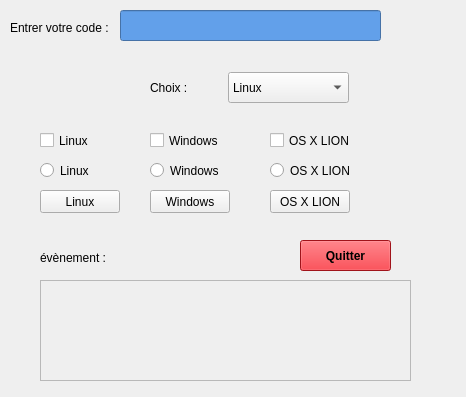
<?xml version="1.0" encoding="UTF-8"?>
<ui version="4.0">
 <class>Widget</class>
 <widget class="QWidget" name="Widget">
  <property name="geometry">
   <rect>
    <x>0</x>
    <y>0</y>
    <width>466</width>
    <height>397</height>
   </rect>
  </property>
  <property name="windowTitle">
   <string>Widget</string>
  </property>
  <widget class="QRadioButton" name="radioButtonOS">
   <property name="geometry">
    <rect>
     <x>270</x>
     <y>160</y>
     <width>100</width>
     <height>21</height>
    </rect>
   </property>
   <property name="text">
    <string>OS X LION</string>
   </property>
  </widget>
  <widget class="QPushButton" name="pushButtonLinux">
   <property name="geometry">
    <rect>
     <x>40</x>
     <y>190</y>
     <width>80</width>
     <height>23</height>
    </rect>
   </property>
   <property name="text">
    <string>Linux</string>
   </property>
  </widget>
  <widget class="QScrollArea" name="scrollArea">
   <property name="geometry">
    <rect>
     <x>40</x>
     <y>280</y>
     <width>371</width>
     <height>101</height>
    </rect>
   </property>
   <property name="styleSheet">
    <string notr="true">background-color: qconicalgradient(cx:0.5, cy:0.5, angle:0, stop:0 rgba(35, 40, 3, 255), stop:0.16 rgba(136, 106, 22, 255), stop:0.225 rgba(166, 140, 41, 255), stop:0.285 rgba(204, 181, 74, 255), stop:0.345 rgba(235, 219, 102, 255), stop:0.415 rgba(245, 236, 112, 255), stop:0.52 rgba(209, 190, 76, 255), stop:0.57 rgba(187, 156, 51, 255), stop:0.635 rgba(168, 142, 42, 255), stop:0.695 rgba(202, 174, 68, 255), stop:0.75 rgba(218, 202, 86, 255), stop:0.815 rgba(208, 187, 73, 255), stop:0.88 rgba(187, 156, 51, 255), stop:0.935 rgba(137, 108, 26, 255), stop:1 rgba(35, 40, 3, 255));</string>
   </property>
   <property name="widgetResizable">
    <bool>true</bool>
   </property>
   <widget class="QWidget" name="scrollAreaWidgetContents">
    <property name="geometry">
     <rect>
      <x>0</x>
      <y>0</y>
      <width>369</width>
      <height>99</height>
     </rect>
    </property>
   </widget>
  </widget>
  <widget class="QLabel" name="label_3">
   <property name="geometry">
    <rect>
     <x>40</x>
     <y>250</y>
     <width>71</width>
     <height>16</height>
    </rect>
   </property>
   <property name="text">
    <string>évènement :</string>
   </property>
  </widget>
  <widget class="QLineEdit" name="lineEdit">
   <property name="geometry">
    <rect>
     <x>120</x>
     <y>10</y>
     <width>261</width>
     <height>31</height>
    </rect>
   </property>
   <property name="styleSheet">
    <string notr="true">background-color: rgb(98, 160, 234);</string>
   </property>
  </widget>
  <widget class="QLabel" name="label">
   <property name="geometry">
    <rect>
     <x>10</x>
     <y>20</y>
     <width>121</width>
     <height>16</height>
    </rect>
   </property>
   <property name="text">
    <string>Entrer votre code :</string>
   </property>
  </widget>
  <widget class="QLabel" name="label_2">
   <property name="geometry">
    <rect>
     <x>150</x>
     <y>80</y>
     <width>58</width>
     <height>15</height>
    </rect>
   </property>
   <property name="text">
    <string>Choix :</string>
   </property>
  </widget>
  <widget class="QPushButton" name="pushButtonQuitter">
   <property name="geometry">
    <rect>
     <x>300</x>
     <y>240</y>
     <width>91</width>
     <height>31</height>
    </rect>
   </property>
   <property name="font">
    <font>
     <bold>true</bold>
    </font>
   </property>
   <property name="styleSheet">
    <string notr="true">color: rgb(0, 0, 0);
background-color: rgb(224, 27, 36);</string>
   </property>
   <property name="text">
    <string>Quitter</string>
   </property>
  </widget>
  <widget class="QCheckBox" name="checkBoxOS">
   <property name="geometry">
    <rect>
     <x>270</x>
     <y>130</y>
     <width>83</width>
     <height>21</height>
    </rect>
   </property>
   <property name="text">
    <string>OS X LION</string>
   </property>
  </widget>
  <widget class="QPushButton" name="pushButtonWindows">
   <property name="geometry">
    <rect>
     <x>150</x>
     <y>190</y>
     <width>80</width>
     <height>23</height>
    </rect>
   </property>
   <property name="text">
    <string>Windows</string>
   </property>
  </widget>
  <widget class="QRadioButton" name="radioButtonLinux">
   <property name="geometry">
    <rect>
     <x>40</x>
     <y>160</y>
     <width>100</width>
     <height>21</height>
    </rect>
   </property>
   <property name="text">
    <string>Linux</string>
   </property>
  </widget>
  <widget class="QCheckBox" name="checkBoxLinux">
   <property name="geometry">
    <rect>
     <x>40</x>
     <y>130</y>
     <width>83</width>
     <height>21</height>
    </rect>
   </property>
   <property name="text">
    <string>Linux</string>
   </property>
  </widget>
  <widget class="QCheckBox" name="checkBoxWindows">
   <property name="geometry">
    <rect>
     <x>150</x>
     <y>130</y>
     <width>83</width>
     <height>21</height>
    </rect>
   </property>
   <property name="text">
    <string>Windows</string>
   </property>
  </widget>
  <widget class="QPushButton" name="pushButtonOS">
   <property name="geometry">
    <rect>
     <x>270</x>
     <y>190</y>
     <width>80</width>
     <height>23</height>
    </rect>
   </property>
   <property name="text">
    <string>OS X LION</string>
   </property>
  </widget>
  <widget class="QComboBox" name="comboBox">
   <property name="geometry">
    <rect>
     <x>228</x>
     <y>72</y>
     <width>121</width>
     <height>31</height>
    </rect>
   </property>
   <item>
    <property name="text">
     <string>Linux</string>
    </property>
   </item>
   <item>
    <property name="text">
     <string>Windows</string>
    </property>
   </item>
   <item>
    <property name="text">
     <string>OS X LION</string>
    </property>
   </item>
  </widget>
  <widget class="QRadioButton" name="radioButtonWindows">
   <property name="geometry">
    <rect>
     <x>150</x>
     <y>160</y>
     <width>100</width>
     <height>21</height>
    </rect>
   </property>
   <property name="text">
    <string>Windows</string>
   </property>
  </widget>
 </widget>
 <resources/>
 <connections>
  <connection>
   <sender>pushButtonQuitter</sender>
   <signal>clicked()</signal>
   <receiver>Widget</receiver>
   <slot>close()</slot>
   <hints>
    <hint type="sourcelabel">
     <x>373</x>
     <y>264</y>
    </hint>
    <hint type="destinationlabel">
     <x>422</x>
     <y>229</y>
    </hint>
   </hints>
  </connection>
 </connections>
</ui>
